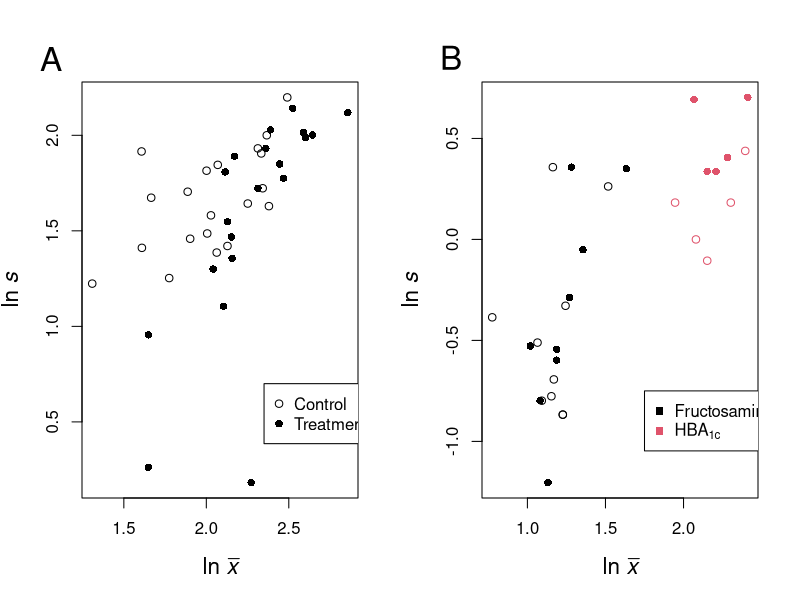

The R source for this figure:


# Code to perform the worked exmaples in Revisiting and expanding the meta-analysis of variation: The log coefficient of variation ratio, lnCVR by Alistair M. Senior, Wolfgang Viechtbauer, and Shinichi Nakagawa, submitted to Research Synthesis Methods.

# Written by AM Senior @ The University of Sydney



# load metafor package
library(metafor)

# Function to estimate lnCVR and S2
# Note we this functionality is for both dependent and independent cases

# Returns yi and vi - calculated effects size and sampling variance
calc_lnCVR<-function(CMean, CSD, CN, EMean, ESD, EN, N=EN, cor=0){
	
	# For independent data
	if(cor == 0){
		yi<-log((ESD / EMean) / (CSD / CMean)) + (1 / (2 * (EN - 1))) - (1 / (2 * (CN - 1))) 
		yi<-yi + 0.5 * (((CSD^2) / (CN * CMean^2)) - ((ESD^2) / (EN * EMean^2)))	
		vi<-CSD^2 / (CN * CMean^2) + CSD^4 / (2 * CN^2 * CMean^4) +
			1 / (2 * (CN - 1)) + 1 / (2 * (CN - 1)^2) + 
			ESD^2 / (EN * EMean^2) + ESD^4 / (2 * EN^2 * EMean^4) +
			1 / (2 * (EN - 1)) + 1 / (2 * (EN - 1)^2)
	}

	# For dependent data
	if(cor != 0){	
		yi<-log((ESD / EMean) / (CSD / CMean)) + 0.5 * (CSD^2 / (N * CMean^2) - ESD^2 / (N * EMean^2))
		vi<-CSD^2 / (N * CMean^2) + ESD^2 / (N * EMean^2) - 
			cor * ((2 * CSD * ESD) / (N * CMean * EMean)) +
			1 / (N - 1) - cor^2 * (1 / (N - 1))
	}
		
	# Return as a data frame
	return(as.data.frame(cbind(yi, vi)))
	
}

# Function to calculate lnRR and S2
# Note we only consider the independent case here

# Returns yi and vi - calculated effects size and sampling variance
calc_lnRR<-function(CMean, CSD, CN, EMean, ESD, EN){
		yi<-log(EMean / CMean) + 0.5 * ((ESD^2 / (EN * EMean^2)) - (CSD^2 / (CN * CMean^2)))
		vi<-CSD^2 / (CN * CMean^2) + CSD^4 / (2 * CN^2 * CMean^4) + 
			ESD^2 / (EN * EMean^2) + ESD^4 / (2 * EN^2 * EMean^4)
		
		# Return as a data frame
		return(as.data.frame(cbind(yi, vi)))	
}

# Function to calculate lnVR and S2
# Note we only consider the independent case here

# Returns yi and vi - calculated effects size and sampling variance
calc_lnVR<-function(CSD, CN, ESD, EN){
		yi<-log(ESD / CSD) + 0.5 * ((1 / (EN - 1)) - (1 / (CN - 1)))
		vi<-0.5 * ((1 / (CN - 1)) + (1 / (CN - 1)^2) + (1 / (EN - 1)) + (1 / (EN - 1)^2))
		
		# Return as a data frame
		return(as.data.frame(cbind(yi, vi)))	
}

# PDF for the figures
pdf("Plots.pdf", height=5, width=10)
par(mfrow=c(1,2), cex.lab=1.35)

#### Example 1

data<-read.csv("Yeo_Meta.csv")
head(data)

# Group 1 is under the treatment and group 2 is the control

# Is there an effect on the mean - yes.
ES<-calc_lnRR(CMean = data$m2i, CSD = data$sd2i, CN = data$n2i, EMean = data$m1i, ESD = data$sd1i, EN = data$n1i)
rma(yi=yi, vi=vi, data=ES)

100 * (1 - exp(-0.225))

# Is there a mean variance relationship?  - yes
means<-c(data$m1i, data$m2i)
sds<-c(data$sd1i, data$sd2i)
treats<-c(rep(1, dim(data)[1]), rep(16, dim(data)[1]))

plot(log(means), log(sds), pch=treats, xlab=expression(ln~italic(bar(x))), ylab=expression(ln~italic(s)), cex=1)
mtext("A", side=2, at=2.4, line=1, las=2, cex=2)
legend(2.35, 0.7, c("Control", "Treatment"), pch=c(1, 16))

# Is there an effect on the CV - yes.
ES<-calc_lnCVR(CMean = data$m2i, CSD = data$sd2i, CN = data$n2i, EMean = data$m1i, ESD = data$sd1i, EN = data$n1i)
rma(yi=yi, vi=vi, data=ES)

100 * (1 - exp(0.245))

#### Example 2

data<-read.csv("JBM_Meta.csv")
head(data)

# Note group 1 is under low GI, which will treat as the 'treatment' grouo, where as group 2 is udner high GI, which we will treat as the control group

# Assume that the n is total unique individuals, so for cross over that is n in each group, but for parrallel design n is halved

data$n1i<-data$n
data$n2i<-data$n
data$n1i[which(data$Design == "P")]<-data$n1i[which(data$Design == "P")] / 2
data$n2i[which(data$Design == "P")]<-data$n2i[which(data$Design == "P")] / 2

# Is there a mean variance relationship?  - yes

means<-c(data$m1i, data$m2i)
sds<-c(data$sd1i, data$sd2i)
units<-as.factor(c(data$Outcome, data$Outcome))
treats<-c(rep(1, dim(data)[1]), rep(16, dim(data)[1]))

plot(log(means), log(sds), col=as.factor(units), pch=treats, xlab=expression(ln~italic(bar(x))), ylab=expression(ln~italic(s)), cex=1)
mtext("B", side=2, at=0.9, line=1, las=2, cex=2)

legend(1.75, -0.75, c("Fructosamine", expression(HBA[1][c])), col=c(1, 2), pch=15)

# JBM says assume cor is 0.34 for carryovers - lets test analysis assuming 0, 0.3, 0.5, 0.8
corrs<-c(0, 0.3, 0.5, 0.8)

# Create a dataframe to hold the resuls
results<-data.frame(assumed_corr = corrs, Est=0, SE=0, LCI=0, UCI=0, Tau2=0, I2=0, Q=0, Q_p=0)

for(c in 1:length(corrs)){

	# Add in the assumed correlation
	data$cor<-corrs[c]
	data$cor[which(data$Design == "P")]<-0
		
	# Calculate the effect sizes assuming complete independence
	ES<-data.frame(yi=rep(0, dim(data)[1]))
	ES$vi<-0
	for(i in 1:dim(data)[1]){
		ES[i,]<-calc_lnCVR(CMean = data$m2i[i], CSD = data$sd2i[i], CN = data$n2i[i], EMean = data$m1i[i], ESD = data$sd1i[i], EN = data$n1i[i], cor=data$cor[i])
	}
	
	# Fit the model
	model<-rma(yi = ES$yi, vi = ES$vi)
	results[c,-1]<-c(model$b, model$se, model$ci.lb, model$ci.ub, model$tau2, model$I2, model$QE, model$QEp)

}

write.table(signif(results, 4), "res_clin.csv", sep=",", row.names=F, col.names=names(results))

100 * (1 - exp(results$Est))

dev.off()
